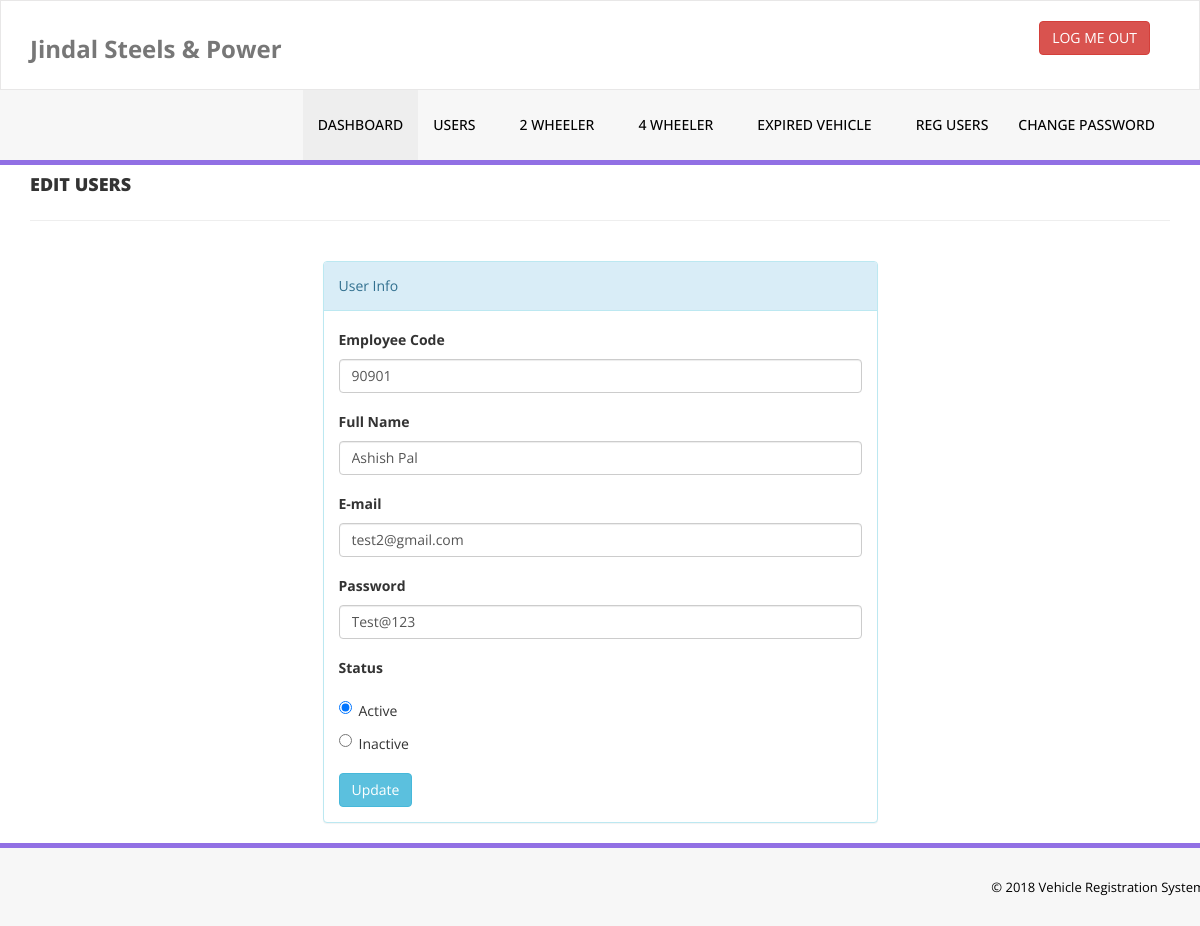
Screenshot of /admin/edit-users.php?usid=5 (signed in) with the database file from the repository.
### tables this page shows
CREATE TABLE `tblusers` (
  `id` int(11) NOT NULL,
  `EmpCd` varchar(100) NOT NULL,
  `FullName` varchar(100) DEFAULT NULL,
  `EmailId` varchar(100) NOT NULL,
  `Password` varchar(100) NOT NULL,
  `Status` int(1) DEFAULT NULL,
  `RegDate` timestamp NOT NULL DEFAULT CURRENT_TIMESTAMP,
  `UpdationDate` timestamp NOT NULL DEFAULT CURRENT_TIMESTAMP ON UPDATE CURRENT_TIMESTAMP
);

### admin/edit-users.php (the view, shortened to what this page needs)
<?php
include('includes/config.php');
if(!$_SESSION['alogin'])
    {?>
<script>
    if (confirm("Unauthorized access !")==true)
	{
		window.location.href='../index.php';
	}else{
		window.location.href='../index.php';
	}
</script>
<?php
}
else{
?>
<!DOCTYPE html>
<html xmlns="http://www.w3.org/1999/xhtml">
<head>
    <link href="assets/css/bootstrap.css" rel="stylesheet" />
    <link href="assets/css/font-awesome.css" rel="stylesheet" />
    <link href="assets/css/style.css" rel="stylesheet" />
</head>
<body>
<?php include('includes/header.php');?>
    <div class="content-wra
    <div class="content-wrapper">
         <div class="container">
        <div class="row pad-botm">
            <div class="col-md-12">
                <h4 class="header-line">Edit Users</h4>
                            </div>
</div>
<div class="row">
<div class="col-md-6 col-sm-6 col-xs-12 col-md-offset-3"">
<div class="panel panel-info">
<div class="panel-heading">
User Info
</div>
<div class="panel-body">
<form role="form" method="post">
<?php
$usid=intval($_GET['usid']);
$sql="SELECT * from tblusers where id=:usid";
$query=$dbh->prepare($sql);
$query-> bindParam(':usid',$usid, PDO::PARAM_STR);
$query->execute();
$results=$query->fetchAll(PDO::FETCH_OBJ);
if($query->rowCount() > 0)
{
foreach($results as $result)
{
  ?>
<div class="form-group">
<label>Employee Code</label>
<input class="form-control" type="text" name="emcd" value="<?php echo htmlentities($result->EmpCd);?>" required />
</div>
<div class="form-group">
<label>Full Name</label>
<input class="form-control" type="text" name="fname" value="<?php echo htmlentities($result->FullName);?>" required />
</div>
<div class="form-group">
<label>E-mail</label>
<input class="form-control" type="email" name="eemail" value="<?php echo htmlentities($result->EmailId);?>" required />
</div>
<div class="form-group">
<label>Password</label>
<input class="form-control" type="text" name="password" value="<?php echo htmlentities($result->Password);?>" required />
</div>
<div class="form-group">
<label>Status</label>
<?php if($result->Status==1) {?>
 <div class="radio">
<label>
<input type="radio" name="status" id="status" value="1" checked="checked">Active
</label>
</div>
<div class="radio">
<label>
<input type="radio" name="status" id="status" value="0">Inactive
</label>
</div>
<?php } ?>
</div>
<?php }} ?>
<button type="submit" name="update" class="btn btn-info">Update </button>
                                    </form>
                            </div>
                        </div>
                            </div>
        </div>
    </div>
    </div>
  <?php include('includes/footer.php');?>
</body>
</html>
<?php } ?>

### admin/assets/css/style.css (style rules this page uses)
.header-line { font-weight:900; padding-bottom:25px; border-bottom:1px solid #eeeeee; text-transform:uppercase; }
.pad-botm { padding-bottom:30px; }

### rows the page displays
tblusers: emcd "90901", fname "Ashish Pal", eemail "test2@gmail.com", password "Test@123"
